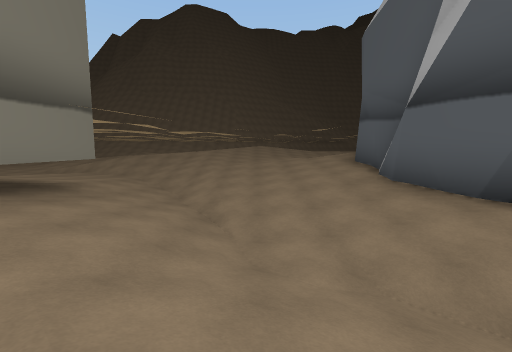
view 1 (above)

12 first-person views from a walk through a scene from a Unity 3-D project. The camera is 1.2 m above the floor, tilts 6° down and sees 90° across. The floor is counted in squares, 2.62 m on a side. Each view is taken from the middle of a square. On the plan, view 1 faces up. The plan holds only what a view shows up to about 9 squares ahead; the rest is blank. The place goes on beyond the plan. The player is left out.

view 2
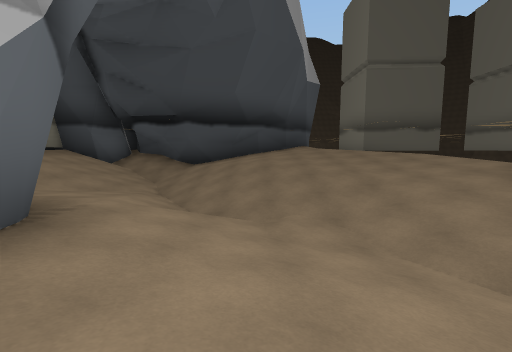

view 3
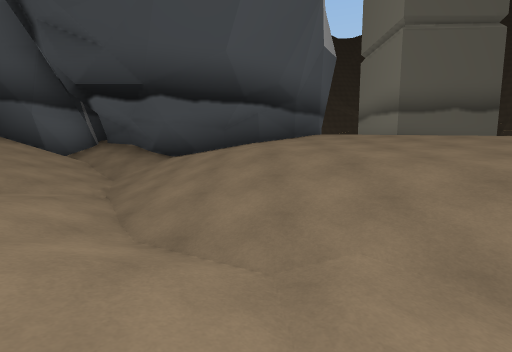

view 4
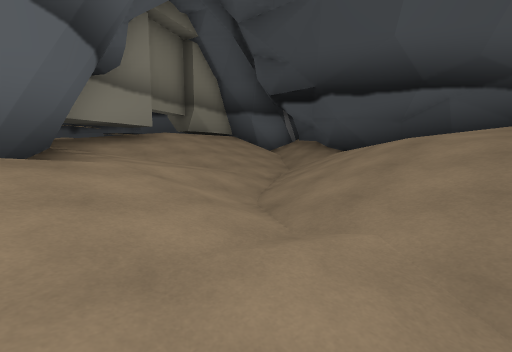

view 5
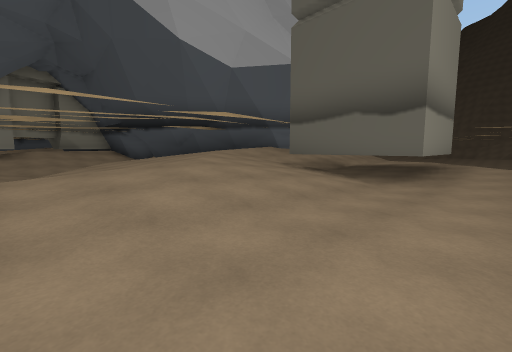

view 6
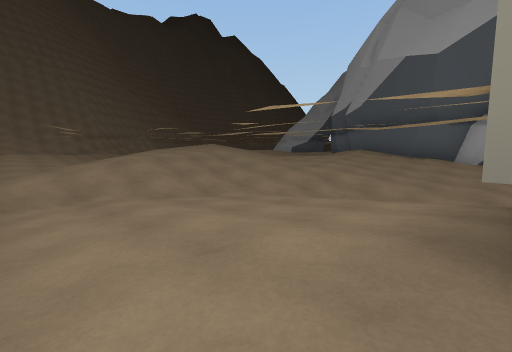

view 7
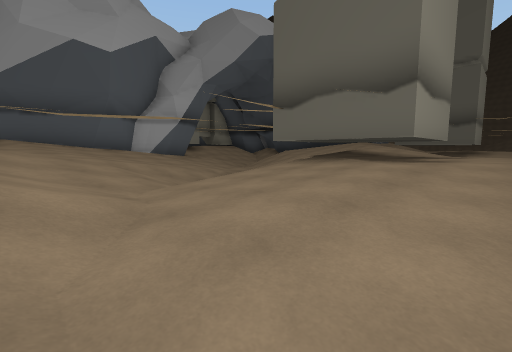

view 8
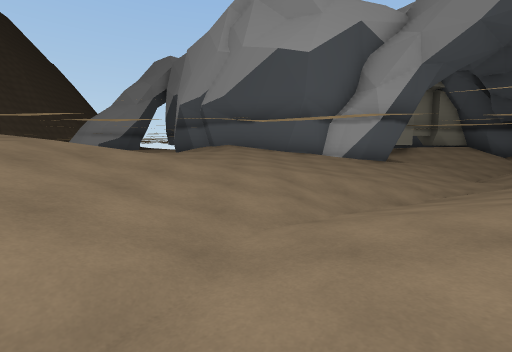

view 9
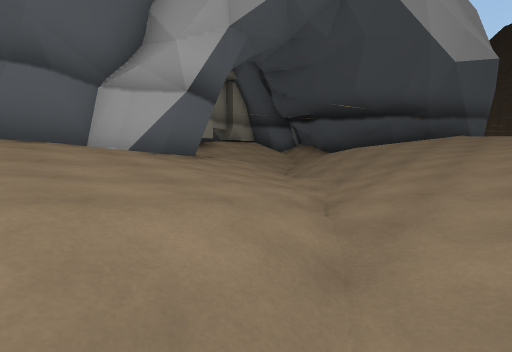

view 10
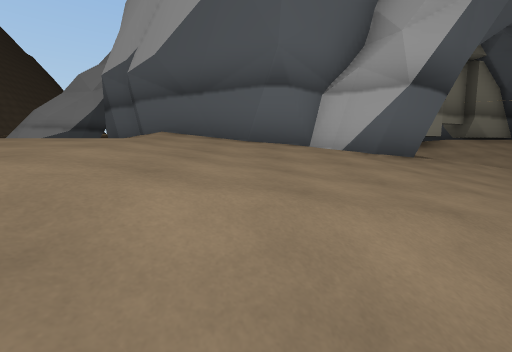

view 11
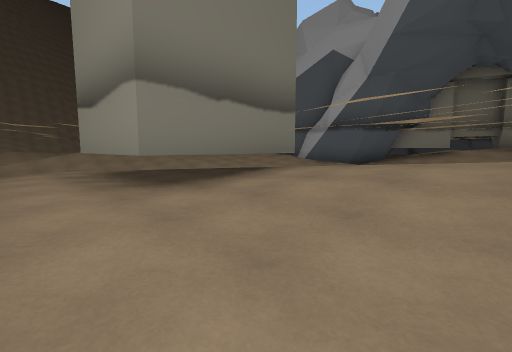

view 12
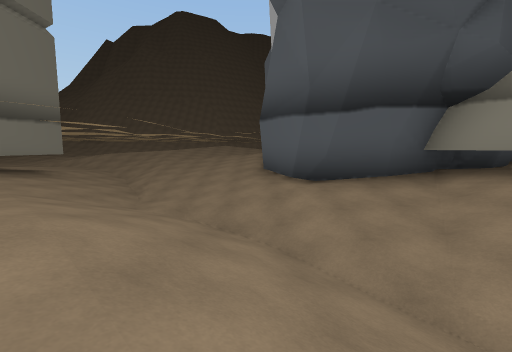

### Floor plan
Key: @ floor where view 1 was taken; # wall or solid block; x gap in a wall; . main floor; : floor 0.5 m higher than the main floor; - floor 0.5 m lower than the main floor; + floor 0.75 m higher than the main floor; _ floor 0.75 m lower than the main floor; < floor 1.25 m lower than the main floor; ( floor 1.5 m lower than the main floor; / step, stairs or slope; = window, fence, low wall or low ledge; ^ raised ledge; O other object.
Columns run from 6 left of view 1 to 8 right of it. Each row starts with its distance up from view 1.
 13        ^
 12 .x     ++
 11 .      +:
 10 -.
  9 -.+ ++.   #
  8 _/.....:: #
  7 ____-...:#
  6 _-__//-.:#
  5 -.--</_..#
  4 .###_(__##   ##
  3 .###-/(_######
  2 .###./((//-=#
  1 ...:..//(__.#
  0 ...:..@=///.#
 -1 ...++::.////##
 -2 .-.:+++:./</:##
 -3 .-..  +:##//##
 -4 .OOO.=#######
 -5 .O O:##     #
 -6 .# O:#      #
 -7    .:
 -8    .:

Positions as (right, up) in squares from view 1, and headings:
1: (0, 0), facing up
2: (1, 5), facing down
3: (1, 3), facing down
4: (0, 3), facing down-right
5: (-6, 1), facing down-right
6: (-6, 4), facing up-right
7: (-6, 8), facing down-right
8: (-5, 7), facing right
9: (-2, 6), facing down-right
10: (-2, 6), facing right
11: (-6, -1), facing up-right
12: (2, -2), facing up
